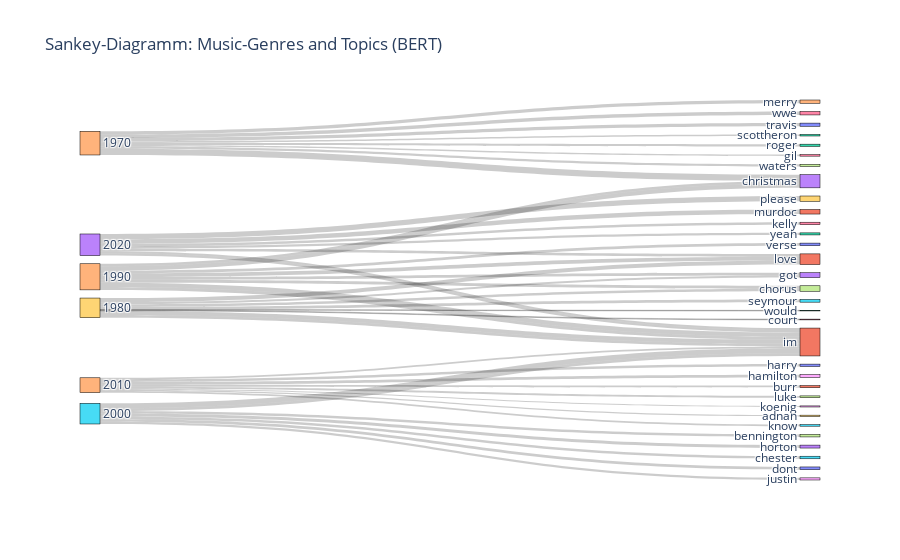

The notebook cell saved with this chart:
### Markdown cell above
BERT

### Code cell
import pandas as pd
import plotly.graph_objects as go

# Daten vorbereiten (basierend auf der Struktur)
data = pd.DataFrame({
    'Decade': ['1970', '1980', '1990', '2000', '2010', '2020'],
    'Rap': [
        [("gil", 0.122), ("scottheron", 0.121)],
        [("im", 0.308), ("got", 0.164)],
        [("im", 0.328), ("got", 0.215)],
        [("im", 0.393), ("dont", 0.212)],
        [("hamilton", 0.217), ("burr", 0.164)],
        [("yeah", 0.16), ("im", 0.155)]
    ],
    'Pop': [
        [("christmas", 0.484), ("merry", 0.255)],
        [("love", 0.32), ("seymour", 0.212)],
        [("love", 0.293), ("christmas", 0.208)],
        [("justin", 0.166)],
        [("harry", 0.182), ("know", 0.124)],
        [("love", 0.214)]
    ],
    'Rock': [
        [("roger", 0.173), ("waters", 0.17)],
        [("im", 0.221), ("chorus", 0.195)],
        [("chorus", 0.231), ("verse", 0.202)],
        [("bennington", 0.199), ("chester", 0.199)],
        [("luke", 0.143), ("im", 0.14)],
        [("kelly", 0.193), ("im", 0.189)]
    ],
    'Misc': [
        [("wwe", 0.27), ("travis", 0.245)],
        [("court", 0.06), ("would", 0.047)],
        [("christmas", 0.328), ("im", 0.221)],
        [("horton", 0.228), ("im", 0.208)],
        [("adnan", 0.098), ("koenig", 0.084)],
        [("please", 0.414), ("murdoc", 0.351)]
    ]
})

# Vorbereitung der Daten für das Sankey-Diagramm
all_nodes = set()
source = []
target = []
value = []

for column in data.columns[1:]:  # Spalten Rap, Pop, Rock, Misc
    for decade, topics in zip(data['Decade'], data[column]):
        for topic, val in topics:
            all_nodes.add(decade)
            all_nodes.add(topic)
            source.append(decade)
            target.append(topic)
            value.append(val)

# Knoten und ihre Indizes erstellen
all_nodes = list(all_nodes)
node_indices = {node: idx for idx, node in enumerate(all_nodes)}

# Indizes für Quelle und Ziel
source_indices = [node_indices[s] for s in source]
target_indices = [node_indices[t] for t in target]

# Sankey-Diagramm erstellen
fig = go.Figure(data=[go.Sankey(
    node=dict(
        pad=15,
        thickness=20,
        line=dict(color="black", width=0.5),
        label=all_nodes
    ),
    link=dict(
        source=source_indices,
        target=target_indices,
        value=value
    )
)])

# Layout anpassen und Diagramm anzeigen
fig.update_layout(title_text="Sankey-Diagramm: Music-Genres and Topics (BERT)", font_size=12)
fig.show()

### Figure 1 — Plotly figure (JSON) as saved in the notebook; plotly's stock layout.template omitted (floating-point values rounded to 4 significant figures)
{"data": [{"link": {"source": [34, 34, 19, 19, 24, 24, 15, 15, 14, 14, 33, 33, 34, 34, 19, 19, 24, 24, 15, 14, 14, 33, 34, 34, 19, 19, 24, 24, 15, 15, 14, 14, 33, 33, 34, 34, 19, 19, 24, 24, 15, 15, 14, 14, 33, 33], "target": [6, 2, 31, 13, 31, 13, 31, 30, 18, 11, 12, 31, 3, 4, 21, 5, 21, 3, 28, 10, 35, 21, 22, 27, 31, 37, 37, 0, 7, 25, 17, 31, 26, 31, 16, 20, 36, 32, 3, 31, 23, 31, 29, 8, 9, 1], "value": [0.122, 0.121, 0.308, 0.164, 0.328, 0.215, 0.393, 0.212, 0.217, 0.164, 0.16, 0.155, 0.484, 0.255, 0.32, 0.212, 0.293, 0.208, 0.166, 0.182, 0.124, 0.214, 0.173, 0.17, 0.221, 0.195, 0.231, 0.202, 0.199, 0.199, 0.143, 0.14, 0.193, 0.189, 0.27, 0.245, 0.06, 0.047, 0.328, 0.221, 0.228, 0.208, 0.098, 0.084, 0.414, 0.351]}, "node": {"label": ["verse", "murdoc", "scottheron", "christmas", "merry", "seymour", "gil", "bennington", "koenig", "please", "harry", "burr", "yeah", "got", "2010", "2000", "wwe", "luke", "hamilton", "1980", "travis", "love", "roger", "horton", "1990", "chester", "kelly", "waters", "justin", "adnan", "dont", "im", "would", "2020", "1970", "know", "court", "chorus"], "line": {"color": "black", "width": 0.5}, "pad": 15, "thickness": 20}, "type": "sankey"}], "layout": {"autosize": true, "font": {"size": 12}, "title": {"text": "Sankey-Diagramm: Music-Genres and Topics (BERT)"}}}
